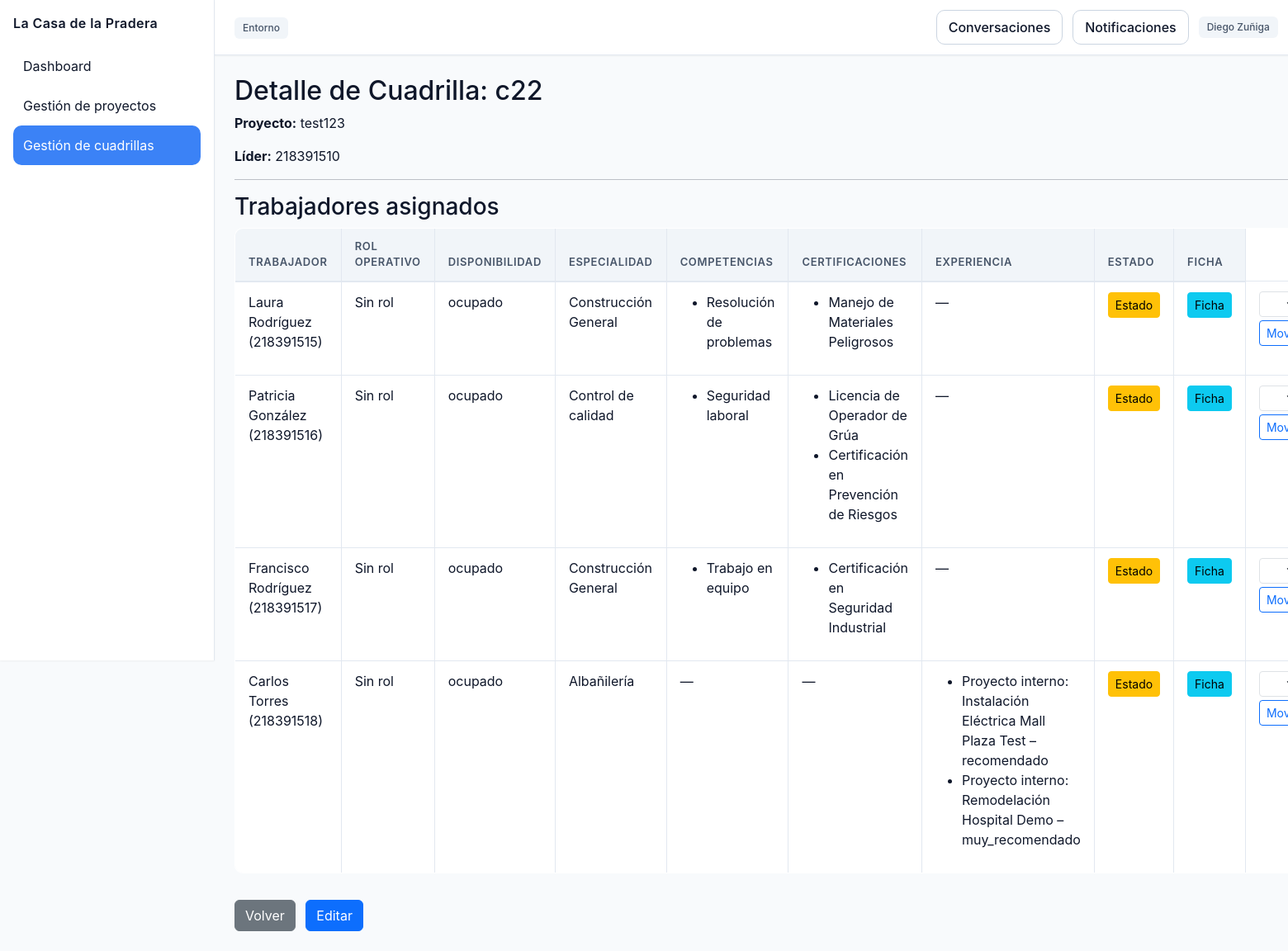
Screenshot of /personal/cuadrilla/40/ (signed in) with the database file from the repository.
### personal/models.py (models this page shows, shortened)
class Cuadrilla(models.Model):
    nombre = models.CharField(max_length=100)
    proyecto = models.ForeignKey(Proyecto, on_delete=models.CASCADE, related_name='cuadrillas', null=True, blank=True)
    lider = models.ForeignKey(User, on_delete=models.SET_NULL, null=True, blank=True, related_name='cuadrillas_lideradas')

class Trabajador(models.Model):
    TIPO_CHOICES = [
        ('trabajador', 'Trabajador'),
        ('lider', 'Líder'),
        ('jefe', 'Jefe'),
    ]
    ESTADO_CHOICES = [
        ('disponible', 'Disponible'),
        ('asignado', 'Asignado'),
        ('vacaciones', 'Vacaciones'),
        ('licencia', 'Licencia'),
        ('inactivo', 'Inactivo'),
    ]
    rut = models.CharField(max_length=20, unique=True, validators=[rut_valido])
    nombre = models.CharField(max_length=100)
    apellido = models.CharField(max_length=100)
    email = models.EmailField()
    telefono = models.CharField(max_length=30, blank=True, null=True)
    direccion = models.CharField(max_length=255, blank=True, null=True)
    fecha_nacimiento = models.DateField(null=True, blank=True)
    tipo_trabajador = models.CharField(max_length=20, choices=TIPO_CHOICES, default='trabajador')
    especialidad = models.CharField(max_length=100, blank=True, null=True)
    estado = models.CharField(max_length=20, choices=ESTADO_CHOICES, default='disponible')
    fecha_ingreso = models.DateField(null=True, blank=True)
    anos_experiencia = models.PositiveIntegerField(default=0)
    user = models.OneToOneField(User, on_delete=models.SET_NULL, null=True, blank=True, related_name='trabajador_profile')
    activo = models.BooleanField(default=True)
    password_inicial = models.BooleanField(default=False)
    manual_override = models.BooleanField(default=False)
    created_at = models.DateTimeField(auto_now_add=True)
    updated_at = models.DateTimeField(auto_now=True)
    class Meta:
        verbose_name = 'Trabajador'
        verbose_name_plural = 'Trabajadores'

class CompetenciaTrabajador(models.Model):
    NIVEL_CHOICES = [
        ('basico', 'Básico'),
        ('intermedio', 'Intermedio'),
        ('avanzado', 'Avanzado'),
        ('experto', 'Experto'),
    ]
    trabajador = models.ForeignKey(Trabajador, on_delete=models.CASCADE, related_name='competencias')
    nombre = models.CharField(max_length=100)
    nivel = models.CharField(max_length=20, choices=NIVEL_CHOICES, default='basico')
    fecha_adquisicion = models.DateField(null=True, blank=True)
    class Meta:
        unique_together = ('trabajador', 'nombre')

class CertificacionTrabajador(models.Model):
    trabajador = models.ForeignKey(Trabajador, on_delete=models.CASCADE, related_name='certificaciones_trabajador')
    nombre = models.CharField(max_length=150)
    entidad = models.CharField(max_length=150, blank=True, null=True)
    archivo = models.FileField(upload_to='certificaciones/', blank=True, null=True)
    fecha_emision = models.DateField()
    fecha_expiracion = models.DateField(null=True, blank=True)

class ExperienciaTrabajador(models.Model):
    trabajador = models.ForeignKey(Trabajador, on_delete=models.CASCADE, related_name='experiencias_trabajador')
    proyecto = models.CharField(max_length=150, blank=True, null=True)
    empresa_externa = models.CharField(max_length=150, blank=True, null=True)
    rol = models.CharField(max_length=100, blank=True, null=True)
    fecha_inicio = models.DateField(null=True, blank=True)
    fecha_termino = models.DateField(null=True, blank=True)
    calificacion = models.CharField(max_length=20, choices=[('no_recomendado','No recomendado'),('recomendado','Recomendado'),('muy_recomendado','Muy recomendado')], blank=True, null=True)

### proyectos/models.py (models this page shows, shortened)
class Proyecto(models.Model):
    nombre = models.CharField(max_length=100)
    descripcion = models.TextField(blank=True)
    TIPO_CHOICES = [
        ('construccion', 'Construcción'),
        ('mantenimiento', 'Mantenimiento'),
        ('instalacion', 'Instalación'),
        ('otro', 'Otro'),
    ]
    tipo = models.CharField(max_length=30, choices=TIPO_CHOICES, default='otro')
    COMPLEJIDAD_CHOICES = [
        ('baja', 'Baja'),
        ('media', 'Media'),
        ('alta', 'Alta'),
    ]
    complejidad = models.CharField(max_length=10, choices=COMPLEJIDAD_CHOICES, default='media')
    fecha_inicio = models.DateField()
    fecha_termino = models.DateField(null=True, blank=True)
    jefe = models.ForeignKey(User, on_delete=models.CASCADE, related_name='proyectos')
    created_by = models.ForeignKey(User, on_delete=models.SET_NULL, null=True, blank=True, related_name='proyectos_creados')
    created_at = models.DateTimeField(auto_now_add=True)
    activo = models.BooleanField(default=True)

### personal/views.py (the view)
def detalle_cuadrilla(request, cuadrilla_id):
    cuadrilla = get_object_or_404(Cuadrilla, id=cuadrilla_id)
    if not puede_ver_cuadrilla(request.user, cuadrilla):
        return redirect('proyectos:panel')
    asignaciones = (Asignacion.objects
                   .filter(cuadrilla=cuadrilla)
                   .select_related('trabajador', 'rol')
                   .order_by('trabajador__username'))
    users = [a.trabajador for a in asignaciones]
    trabajadores = (Trabajador.objects
                   .filter(user__in=users)
                   .select_related('user'))
    perfiles = (TrabajadorPerfil.objects
               .filter(user__in=users)
               .select_related('user'))
    perfil_map = {p.user_id: p for p in perfiles}
    trabajador_map = {t.user_id: t for t in trabajadores}
    trabajadores_detalle = []
    for asignacion in asignaciones:
        user = asignacion.trabajador
        trabajador = trabajador_map.get(user.id)
        perfil = perfil_map.get(user.id)
        disponibilidad = obtener_disponibilidad_trabajador(trabajador, perfil)
        especialidad = trabajador.especialidad if trabajador and trabajador.especialidad else '—'
        trabajadores_detalle.append({
            'user': user,
            'rol': asignacion.rol,
            'disponibilidad': disponibilidad,
            'especialidad': especialidad,
            'asignacion': asignacion,
        })
    competencias = (CompetenciaTrabajador.objects
                   .filter(trabajador__in=trabajadores)
                   .select_related('trabajador', 'trabajador__user'))
    certificaciones = (CertificacionTrabajador.objects
                      .filter(trabajador__in=trabajadores)
                      .select_related('trabajador', 'trabajador__user'))
    experiencias = (ExperienciaTrabajador.objects
                   .filter(trabajador__in=trabajadores)
                   .select_related('trabajador', 'trabajador__user'))
    comp_map = {}
    for c in competencias:
        user_id = c.trabajador.user_id
        comp_map.setdefault(user_id, []).append(c)
    cert_map = {}
    for c in certificaciones:
        user_id = c.trabajador.user_id
        cert_map.setdefault(user_id, []).append(c)
    exp_map = {}
    for e in experiencias:
        user_id = e.trabajador.user_id
        exp_map.setdefault(user_id, []).append(e)
    can_manage = puede_gestionar_cuadrilla(request.user, cuadrilla)
    return render(request, "detalle_cuadrilla.html", {
        "cuadrilla": cuadrilla,
        "trabajadores_detalle": trabajadores_detalle,
        "comp_map": comp_map,
        "cert_map": cert_map,
        "exp_map": exp_map,
        "can_manage": can_manage,
        "cuadrillas": Cuadrilla.objects.all(),
    })

### personal/templates/detalle_cuadrilla.html (shortened to what this page needs)
{% extends 'base.html' %}
{% load custom_tags %}
{% block content %}
<h2>Detalle de Cuadrilla: {{ cuadrilla.nombre }}</h2>
<p><strong>Proyecto:</strong>
    {% if cuadrilla.proyecto %}
        {{ cuadrilla.proyecto.nombre }}
    {% else %}
        <em>Sin proyecto asignado</em>
    {% endif %}
</p>
<p><strong>Líder:</strong>
    {% if cuadrilla.lider %}
        {{ cuadrilla.lider.username }}
    {% else %}
        <em>Sin líder asignado</em>
    {% endif %}
</p>
<hr>
<h3>Trabajadores asignados</h3>
{% if trabajadores_detalle %}
<table class="table table-bordered">
    <thead>
        <tr>
            <th>Trabajador</th>
            <th>Rol Operativo</th>
            <th>Disponibilidad</th>
            <th>Especialidad</th>
            <th>Competencias</th>
            <th>Certificaciones</th>
            <th>Experiencia</th>
            <th>Estado</th>
            <th>Ficha</th>
        </tr>
    </thead>
    <tbody>
    {% for t in trabajadores_detalle %}
        <tr>
            <td>{{ t.user.first_name }} {{ t.user.last_name }} ({{ t.user.username }})</td>
            <td>
                {% if t.rol %}
                    {{ t.rol.nombre }}
                {% else %}
                    Sin rol
                {% endif %}
            </td>
            <td>{{ t.disponibilidad }}</td>
            <td>{{ t.especialidad }}</td>
            <td>
                {% if comp_map|get_item:t.user.id %}
                    <ul>
                        {% for c in comp_map|get_item:t.user.id %}
                            <li>{{ c.nombre }} {% if c.certificada %}(Certificada){% endif %}</li>
                        {% endfor %}
                    </ul>
                {% else %}
                    —
                {% endif %}
            </td>
            <td>
                {% if cert_map|get_item:t.user.id %}
                    <ul>
                        {% for cert in cert_map|get_item:t.user.id %}
                            <li>{{ cert.nombre }}
                            </li>
                        {% endfor %}
                    </ul>
                {% else %}
                    —
                {% endif %}
            </td>
            <td>
                {% if exp_map|get_item:t.user.id %}
                    <ul>
                        {% for exp in exp_map|get_item:t.user.id %}
                            <li>
                                {% if exp.proyecto %}
                                    Proyecto interno: {{ exp.proyecto }}
                                {% else %}
                                    Externo: {{ exp.proyecto_externo }}{% if exp.empresa_externa %} ({{ exp.empresa_externa }}){% endif %}
                                {% endif %}
                                – {{ exp.calificacion }}
                            </li>
                        {% endfor %}
                    </ul>
                {% else %}
                    —
                {% endif %}
            </td>
            <td>
                {% if t.user.trabajador_profile %}
                    <a href="{% url 'personal:editar_estado_trabajador' t.user.trabajador_profile.id %}"
                       class="btn btn-sm btn-warning">Estado</a>
                {% else %}
                    <em>Sin perfil</em>
                {% endif %}
            </td>
            <td>
                {% if t.user.trabajador_profile %}
                    <a href="{% url 'personal:detalle_trabajador' t.user.trabajador_profile.id %}"
                       class="btn btn-sm btn-info">Ficha</a>
                {% else %}
                    <em>Sin ficha</em>
                {% endif %}
            </td>
            {% if can_manage %}
            <td>
                <form method="post" action="{% url 'personal:mover_trabajador' %}">
                    <select name="nueva_cuadrilla_id" class="form-select form-select-sm">
                    </select>
                    <button type="submit" class="btn btn-sm btn-outline-primary mt-1">Mover</button>
                </form>
            </td>
            {% endif %}
        </tr>
    {% endfor %}
    </tbody>
</table>
{% else %}
<p>No hay trabajadores asignados.</p>
{% endif %}
<a href="{% url 'proyectos:panel' %}" class="btn btn-secondary mt-3">Volver</a>
<a href="{% url 'personal:editar_cuadrilla' cuadrilla.id %}" class="btn btn-primary mt-3 ms-2">Editar</a>
{% endblock %}

### core/templates/base.html (shortened to what this page needs)
{% load custom_tags %}
{% load static %}
<!DOCTYPE html>
<html lang="es">
<head>
    <link href="https://cdn.jsdelivr.net/npm/bootstrap@5.3.2/dist/css/bootstrap.min.css" rel="stylesheet">
    <link rel="stylesheet" href="{% static 'css/base.css' %}">
    <link rel="stylesheet" href="{% static 'css/sidebar.css' %}">
    <link rel="stylesheet" href="{% static 'css/components.css' %}">
    <link rel="stylesheet" href="{% static 'css/tables.css' %}">
    <link rel="stylesheet" href="{% static 'css/forms.css' %}">
</head>
<body class="app-shell">
{% if request.user.is_authenticated and request.path != '/usuarios/login/' and request.path != '/accounts/login/' %}
<aside class="app-sidebar">
    <div class="sidebar-title">La Casa de la Pradera</div>
    <nav>
        <ul class="sidebar-nav">
            <li>
                <a href="{% url 'dashboard' %}"
                   {% if request.path == '/' or request.path|slice:":10" == '/dashboard' %}aria-current="page"{% endif %}>Dashboard</a>
            </li>
            <li>
                <a href="{% url 'proyectos:panel' %}"
                   {% if '/proyectos' in request.path %}aria-current="page"{% endif %}>Gestión de proyectos</a>
            </li>
            <li>
                <a href="{% url 'personal:crear_cuadrilla' %}"
                   {% if '/personal' in request.path %}aria-current="page"{% endif %}>Gestión de cuadrillas</a>
            </li>
        </ul>
    </nav>
</aside>
<header class="app-header">
    <div class="header-left">
        <span class="badge badge--muted">Entorno</span>
    </div>
    <div class="header-actions">
        <a class="btn btn--ghost" href="{% url 'comunicacion:conversations_list' %}">Conversaciones</a>
        <a class="btn btn--ghost" href="{% url 'personal:mis_notificaciones' %}">
            Notificaciones
        </a>
        <span class="badge badge--muted">{{ request.user.first_name }} {{ request.user.last_name }}</span>
    </div>
</header>
{% endif %}
<main class="app-content">
    {% block content %}{% endblock %}
</main>
</body>
</html>

### rows the page displays
Cuadrilla: nombre "c22", proyecto.nombre "test123", lider.username "218391510"
CompetenciaTrabajador: nombre "Resolución de problemas"
CertificacionTrabajador: nombre "Manejo de Materiales Peligrosos"
CompetenciaTrabajador: nombre "Seguridad laboral"
CertificacionTrabajador: nombre "Licencia de Operador de Grúa"
CertificacionTrabajador: nombre "Certificación en Prevención de Riesgos"
CompetenciaTrabajador: nombre "Trabajo en equipo"
CertificacionTrabajador: nombre "Certificación en Seguridad Industrial"
ExperienciaTrabajador: proyecto "Instalación Eléctrica Mall Plaza Test", calificacion "recomendado"
ExperienciaTrabajador: proyecto "Remodelación Hospital Demo", calificacion "muy_recomendado"

### other values shown
{{ request.user.first_name }} "Diego"
{{ request.user.last_name }} "Zuñiga"
{{ t.user.first_name }} "Laura"
{{ t.user.last_name }} "Rodríguez"
{{ t.user.username }} "218391515"
{{ t.disponibilidad }} "ocupado"
{{ t.especialidad }} "Construcción General"
{{ t.user.first_name }} "Patricia"
{{ t.user.last_name }} "González"
{{ t.user.username }} "218391516"
{{ t.especialidad }} "Control de calidad"
{{ t.user.first_name }} "Francisco"
{{ t.user.username }} "218391517"
{{ t.user.first_name }} "Carlos"
{{ t.user.last_name }} "Torres"
